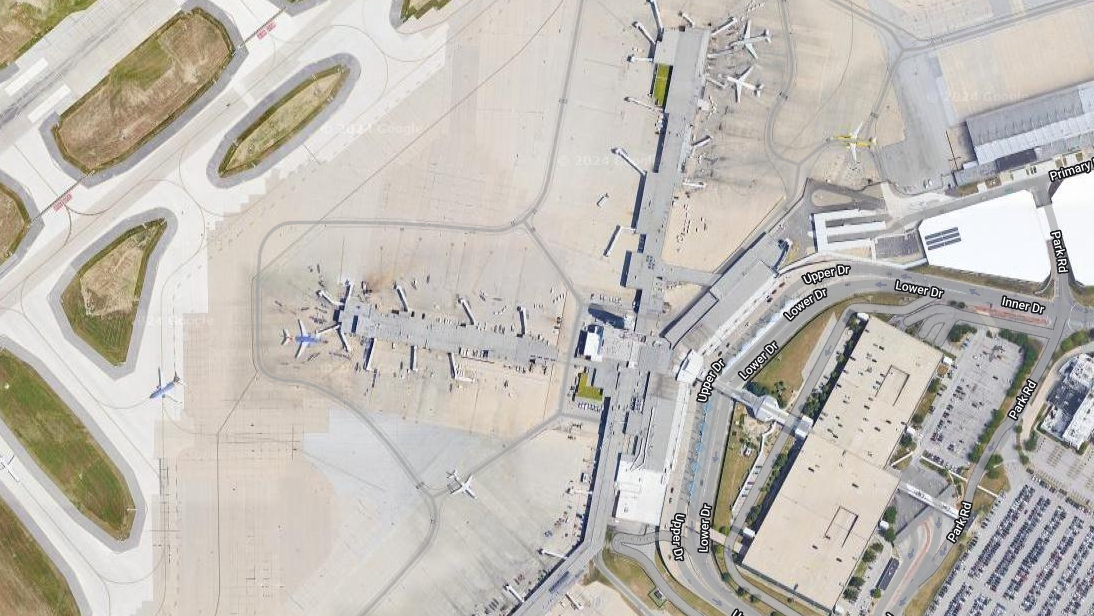
#> input picture images/planes_example_2.png, 1094 x 616 px
$ python edge_detector.py
#> lines starting #> are read from the running program, lines starting #| are printed output that depends on the picture; after the words box and inside, x2 and y2 are one past the last pixel; in counts of white or black regions, pixels touching at a corner belong together
#> further down, image is the input picture: PIL image 1094x616 RGBA; mean R, G, B, A 191.8, 187.4, 180.7, 255
### src/toGrayscale.py
from numpy import asarray
from PIL import Image

def toGrayscale(image):
    originalNp = asarray(image)

    grayscaleNp = (0.2989 * originalNp[:, :, 0] + 0.5870 * originalNp[:, :, 1] + 0.1140 * originalNp[:, :, 2])
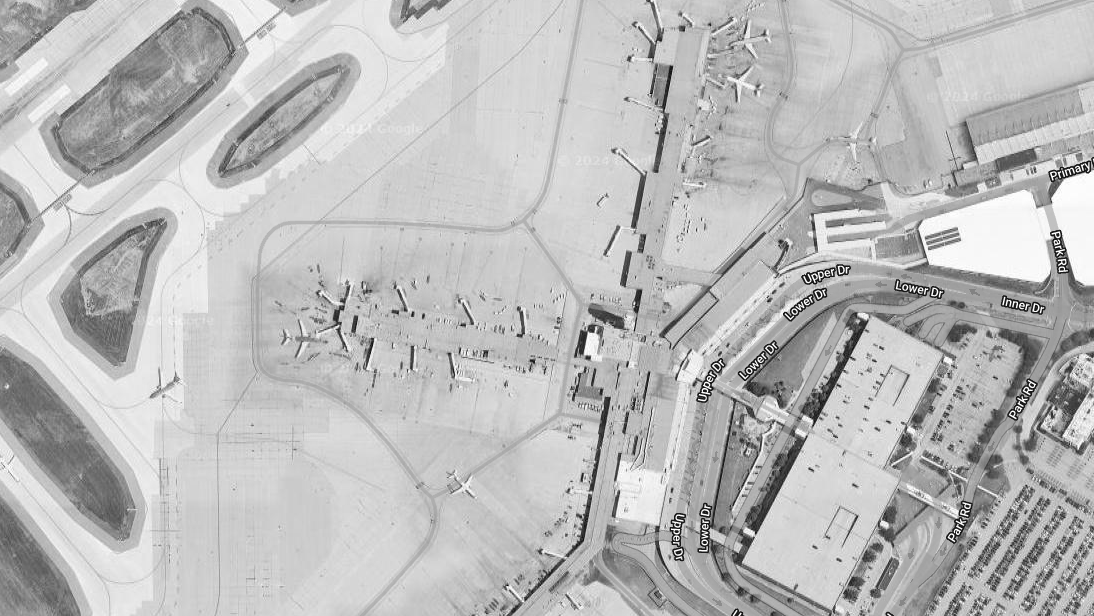
#> grayscaleNp: shape (616, 1094) float64; min 4.04, max 255, mean 188

    return Image.fromarray(grayscaleNp)

### src/smoothImage.py
import numpy as np
from PIL import Image
from scipy.ndimage import convolve

def smoothImage(image):
    originalNp = np.array(image)
    kernelSize = 7  # Kernel size (odd number)
    sigma = 1.0  # Standard deviation
    gaussianKernel = createGaussianKernel(kernelSize, sigma)

    smoothedNp = convolve(originalNp, gaussianKernel)
    return Image.fromarray(smoothedNp)

def createGaussianKernel(size, sigma=1):
    ax = np.linspace(-(size // 2), size // 2, size)
    gauss = np.exp(-0.5 * np.square(ax) / np.square(sigma))
    kernel = np.outer(gauss, gauss)
    return kernel / np.sum(kernel)

### src/sobelEdgeDetection.py
import numpy as np
from PIL import Image
from scipy.ndimage import convolve

def sobelEdgeDetection(image):
    sobelX = np.array([[-1, 0, 1],
                    [-2, 0, 2],
                    [-1, 0, 1]])

    sobelY = np.array([[ 1,  2,  1],
                    [ 0,  0,  0],
                    [-1, -2, -1]])

    imageNp = np.array(image)

    gradientX = convolve(imageNp, sobelX)
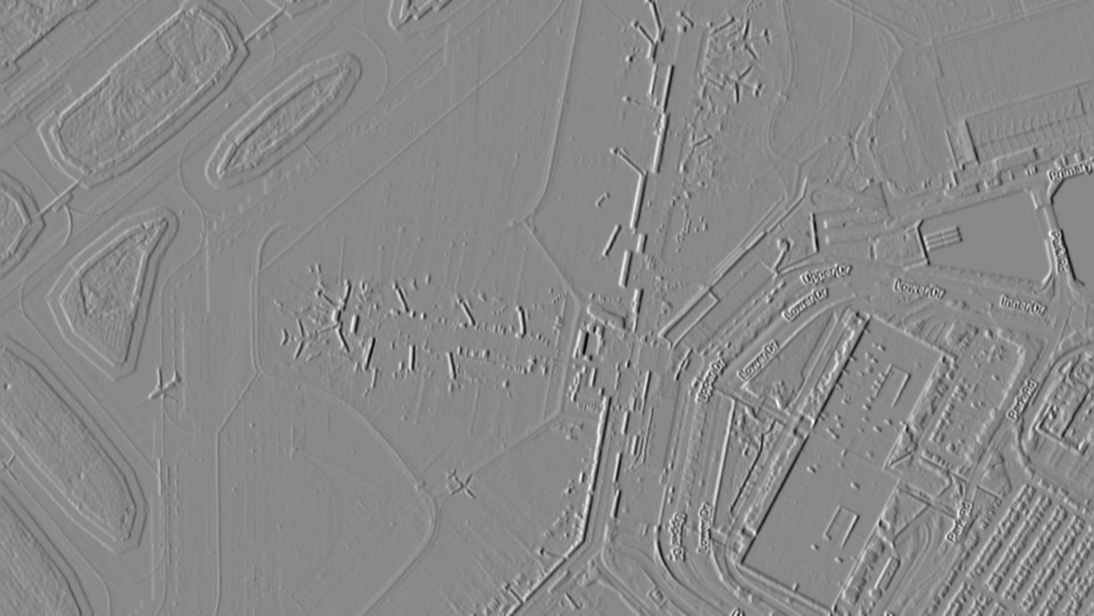
#> gradientX: shape (616, 1094) float32; min -514.7, max 441.7, mean -0.2; drawn with min black and max white
    gradientY = convolve(imageNp, sobelY)
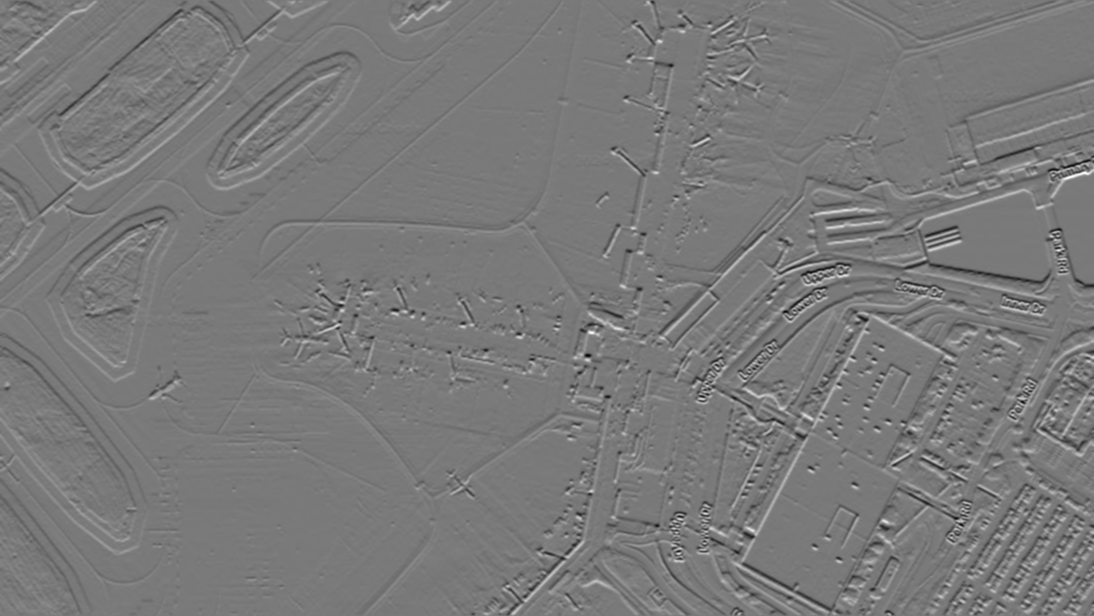
#> gradientY: shape (616, 1094) float32; min -441.3, max 481.2, mean -0.2; drawn with min black and max white

    gradientMagnitude = np.sqrt(gradientX**2 + gradientY**2)
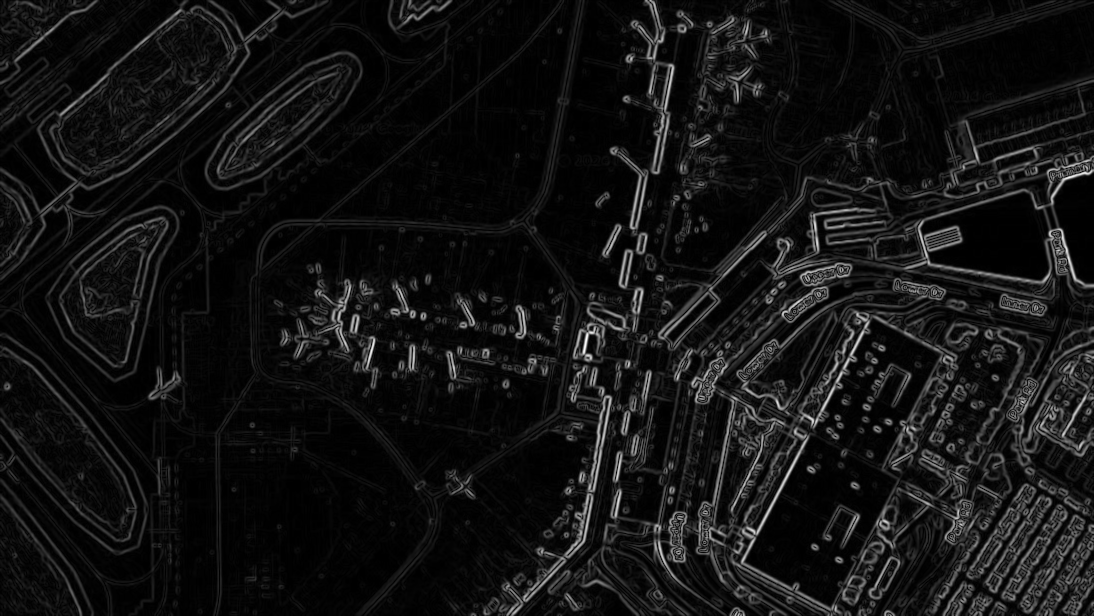
#> gradientMagnitude: shape (616, 1094) float32; min 0, max 525.5, mean 40.4; drawn with min black and max white

    gradientMagnitude = (gradientMagnitude / gradientMagnitude.max()) * 255

    return Image.fromarray(gradientMagnitude.astype(np.uint8))
#> returned value: PIL image 1094x616 L

### src/findcontours.py
import cv2
import numpy as np
from PIL import Image

def FindContours(image):
    image_np = np.array(image)

    # Convert image to binary using a threshold
    _, binary_image = cv2.threshold(image_np, 50, 255, cv2.THRESH_BINARY)
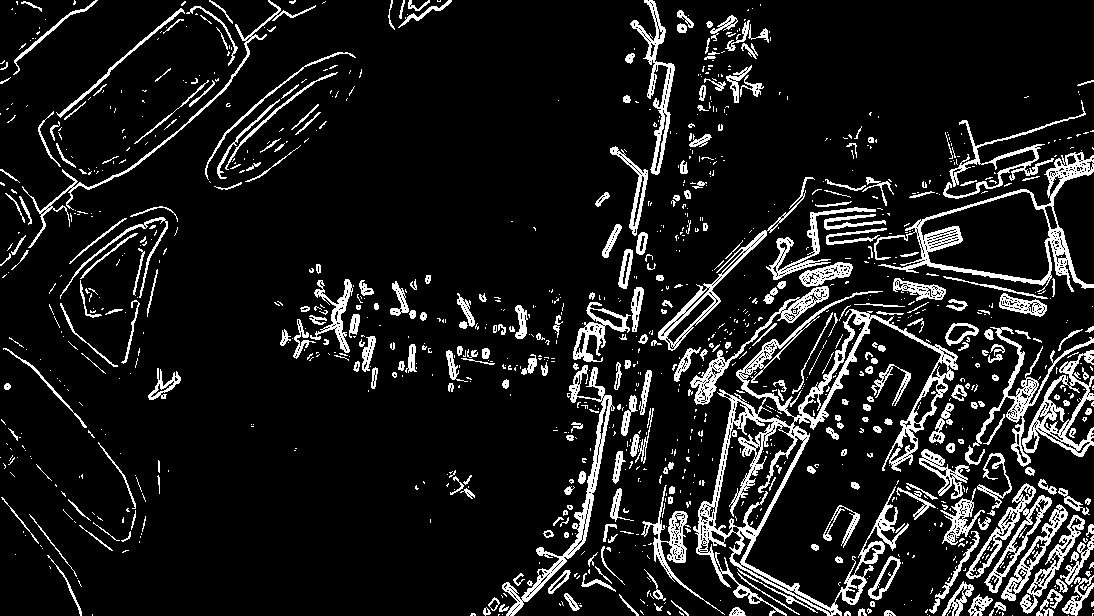
#> binary_image: shape (616, 1094); 11.1% white in thin lines or dots

    # Find contours in the binary image
    contours, _ = cv2.findContours(binary_image, cv2.RETR_EXTERNAL, cv2.CHAIN_APPROX_SIMPLE)
#> contours = 1094 contours, 846 with area under 20; largest, box (x1, y1, x2, y2) and area: (693, 291, 958, 616) 18302, (874, 152, 1094, 292) 11592, (1022, 350, 1094, 457) 3158, (966, 483, 1052, 593) 2794, (502, 365, 615, 616) 2621

    image_with_contours = cv2.cvtColor(image_np, cv2.COLOR_GRAY2BGR)  # Convert to color image for visualization

    # Loop through contours
    for contour in contours:
        x, y, w, h = cv2.boundingRect(contour)
        # Draw the bounding box
        cv2.rectangle(image_with_contours, (x, y), (x + w, y + h), (0, 255, 0), 2)
#> this loop made 1094 passes
#> (x, y, w, h) on passes 1 to 3: (1068, 615, 1, 1), (1012, 615, 1, 1), (929, 615, 1, 1)
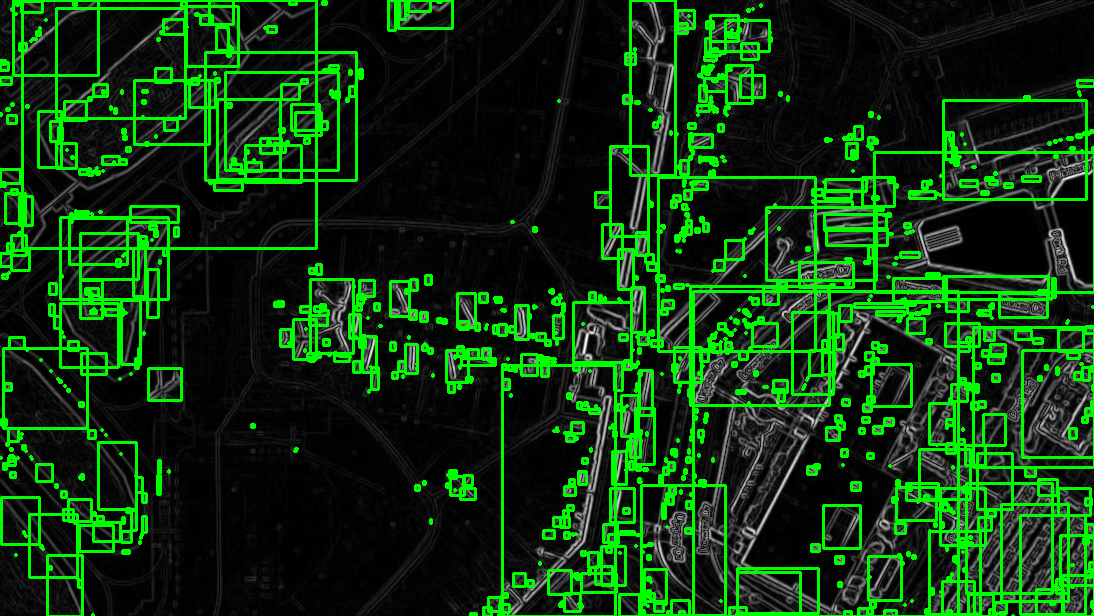
#> image_with_contours: shape (616, 1094, 3); mean B, G, R 14.8, 54.3, 14.8

    # Convert back to Pillow Image and save/show
    return image_with_contours

### src/edge_detector.py
import cv2
import smoothImage
import sobelEdgeDetection
import toGrayscale
import findcontours
import tensorflow as tf
from numpy import asarray
from PIL import Image

# [5 lines of commented-out code are left out]

image = Image.open('../images/planes_example_2.png')

grayscaleImage = toGrayscale.toGrayscale(image)

smoothedImage = smoothImage.smoothImage(grayscaleImage)

edgeDetectedImage = sobelEdgeDetection.sobelEdgeDetection(smoothedImage)

predictions = findcontours.FindContours(edgeDetectedImage)

# image_with_boxes = draw_bounding_boxes(edgeDetectedImage, predictions)

cv2.imshow('Detection Result', predictions)

cv2.waitKey(0)
cv2.destroyAllWindows()

$ run again, with images/planes_example_1.png copied over images/planes_example_2.png
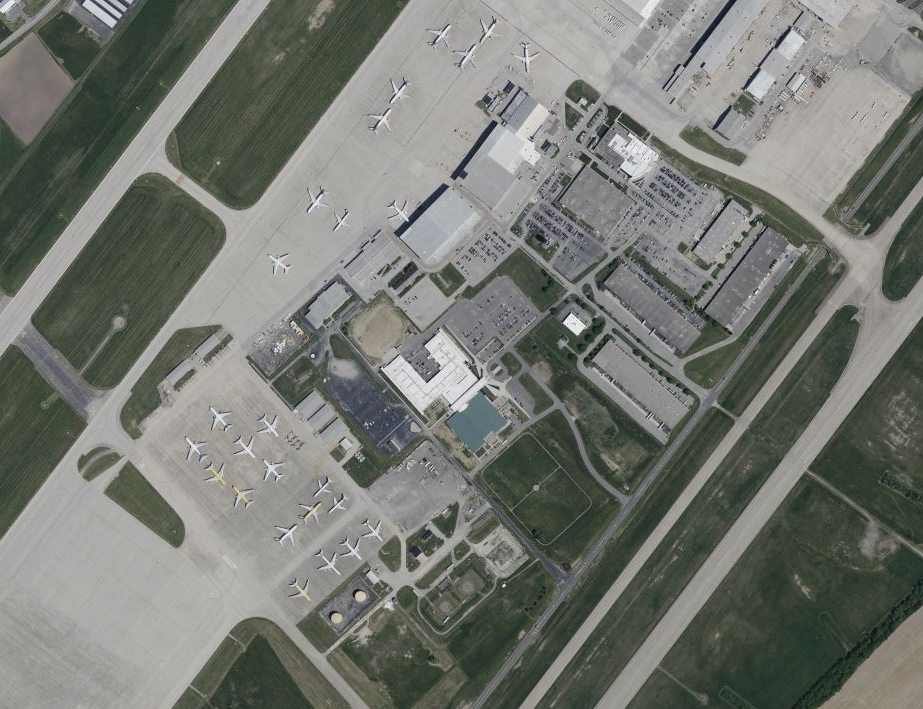
#> input picture images/planes_example_1.png, 923 x 709 px
#> image is the input picture: PIL image 923x709 RGBA; mean R, G, B, A 116.3, 119.4, 112.8, 255
#> in FindContours, `_, binary_image = cv2.threshold(image_np, 50, 255, cv2.THRESH_BINARY)`:
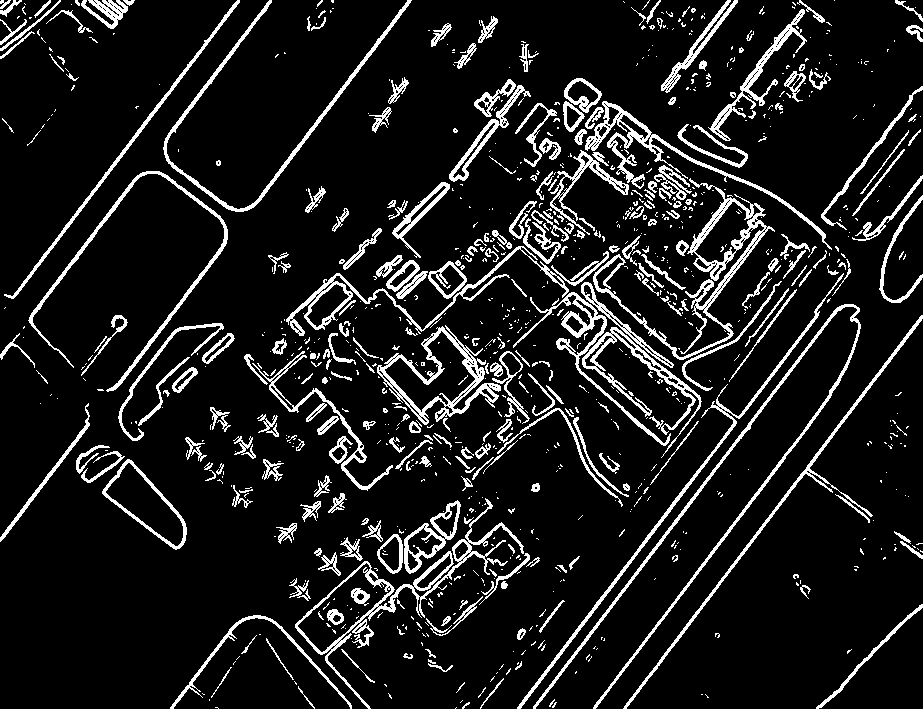
#> binary_image: shape (709, 923); 10.9% white in thin lines or dots
#> contours = 954 contours, 750 with area under 20; largest, box (x1, y1, x2, y2) and area: (295, 498, 524, 709) 6174, (377, 325, 501, 425) 5332, (593, 178, 775, 360) 4991, (102, 459, 187, 550) 3372, (533, 304, 861, 709) 2453
#> the loop in FindContours, `for contour in contours:` made 954 passes
#> (x, y, w, h) on passes 3, 4, 6: (552, 702, 5, 6), (462, 702, 8, 7), (549, 699, 6, 8)
#> after the loop in FindContours, `for contour in contours:`:
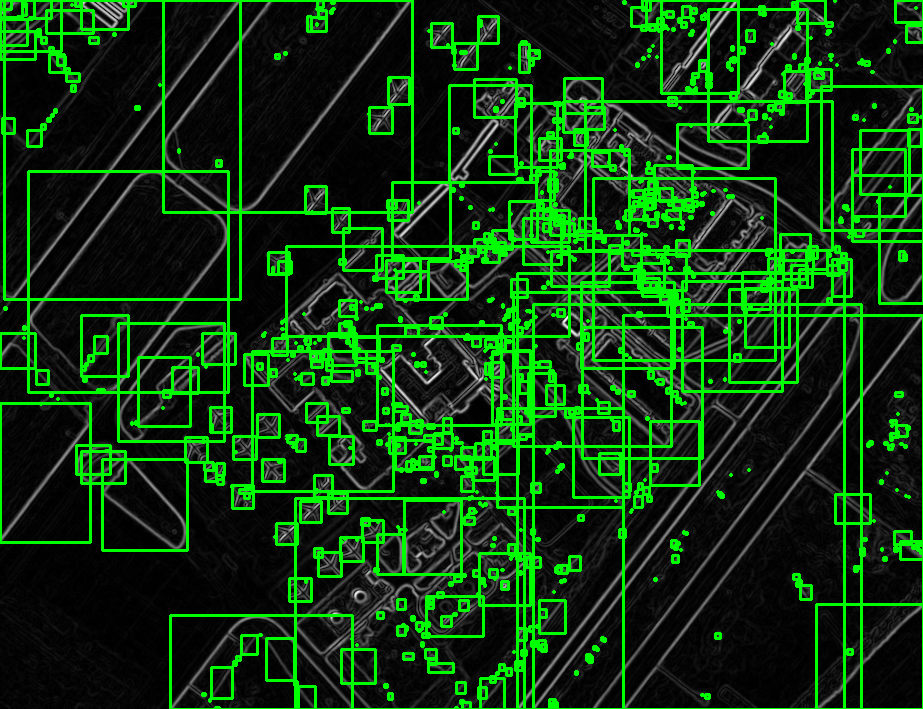
#> image_with_contours: shape (709, 923, 3); mean B, G, R 14.9, 58, 14.9
